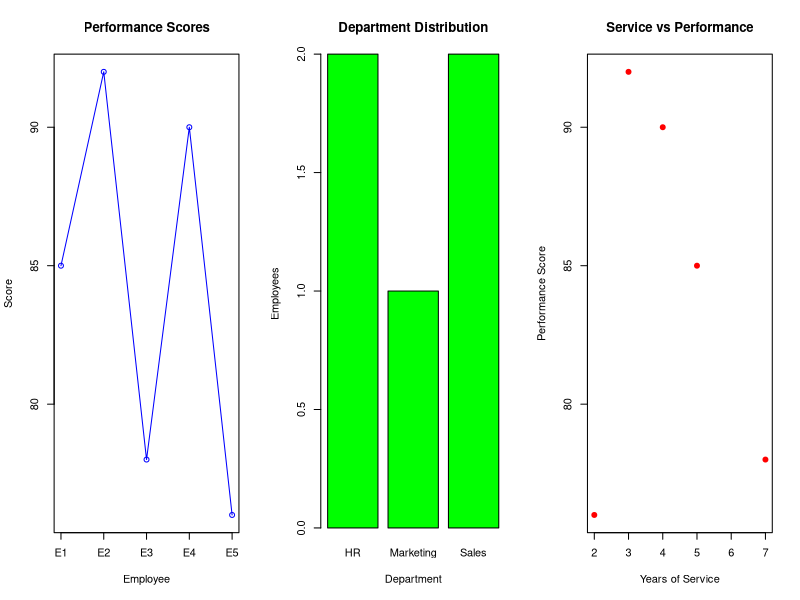

Generate this figure with R:
# Employee Performance Dataset
employee <- c("E1","E2","E3","E4","E5")
department <- c("Sales","HR","Marketing","Sales","HR")
service <- c(5,3,7,4,2)
performance <- c(85,92,78,90,76)

# Display 3 graphs together
par(mfrow=c(1,3))

# Line Chart
plot(performance,
     type="o",
     col="blue",
     xaxt="n",
     main="Performance Scores",
     xlab="Employee",
     ylab="Score")
axis(1,at=1:5,labels=employee)

# Bar Chart
barplot(table(department),
        col="green",
        main="Department Distribution",
        xlab="Department",
        ylab="Employees")

# Scatter Plot
plot(service,performance,
     pch=19,
     col="red",
     main="Service vs Performance",
     xlab="Years of Service",
     ylab="Performance Score")

# Reset Layout
par(mfrow=c(1,1))
